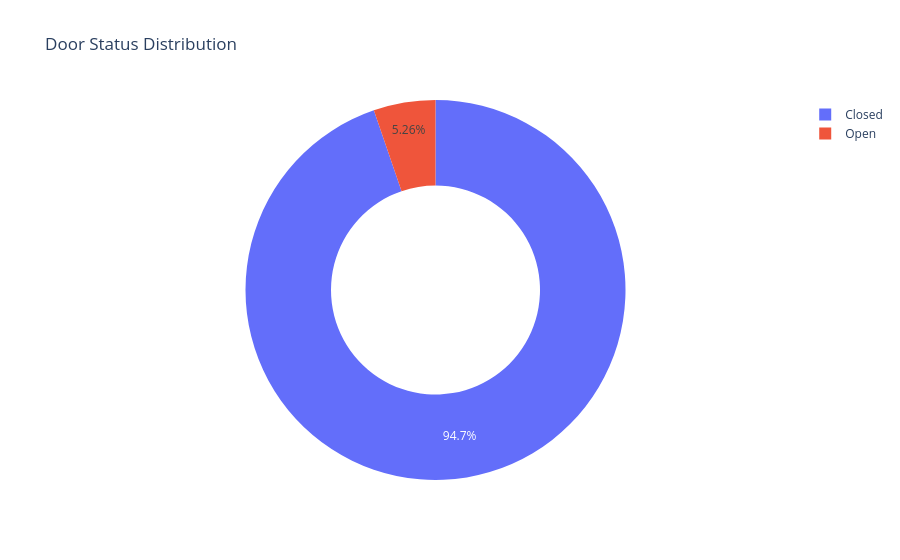

This figure's notebook cell:
### Markdown cell above
## Door Status

### Code cell
door=df["door_status"].value_counts().reset_index()
door.columns=["Door Status","Count"]
fig=px.pie(door,names="Door Status",values="Count",hole=0.55,title="Door Status Distribution")
fig.show()

### Figure 1 — Plotly figure (JSON) as saved in the notebook; plotly's stock layout.template omitted (floating-point values rounded to 4 significant figures)
{"data": [{"domain": {"x": [0, 1], "y": [0, 1]}, "hole": 0.55, "hovertemplate": "Door Status=%{label}<br>Count=%{value}<extra></extra>", "labels": ["Closed", "Open"], "legendgroup": "", "name": "", "showlegend": true, "type": "pie", "values": [9474, 526]}], "layout": {"legend": {"tracegroupgap": 0}, "title": {"text": "Door Status Distribution"}}}
